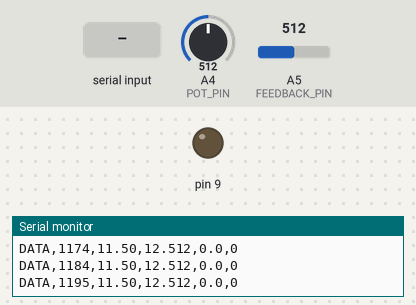
Bench run of a sketch on a simulated Arduino Uno, built with avr-gcc and run on an emulated ATmega328P. On the bench: output pins drawn as LEDs (lit = HIGH), the last lines printed to the serial monitor. Inputs (shaded band) come from the test bench; at power-on: A5 (FEEDBACK_PIN) = 512, A4 (POT_PIN) = 512.

Above: at 1.2 s.
1.3 s: A5 (FEEDBACK_PIN) set to 490
2.8 s: A4 (POT_PIN) set to 538
4.3 s: A4 (POT_PIN) set to 551
At 5.65 s:
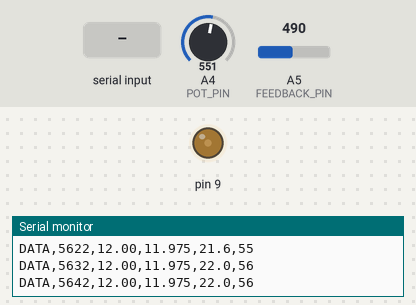
At 6.85 s:
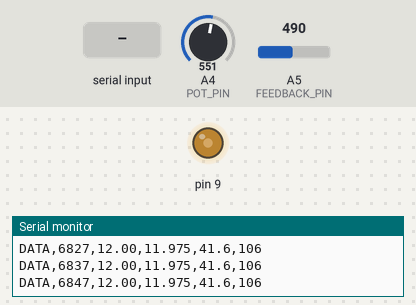
7.3 s: "RESET\n" received over Serial
13.3 s: A5 (FEEDBACK_PIN) set to 510
At 14.2 s:
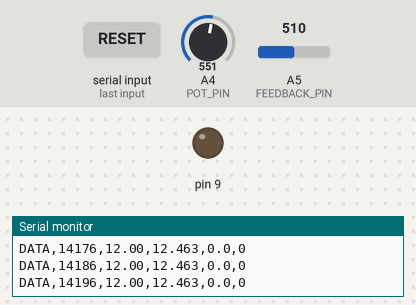
Timing chart, 0 to 16.0 s (numbered marks = the images above; inputs shaded):
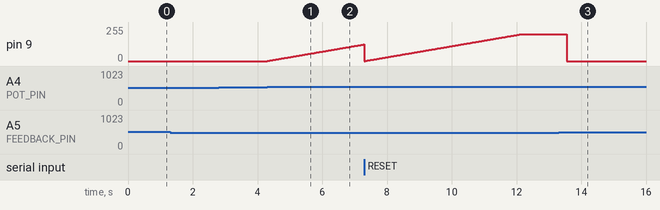

The sketch:

boost_controller_using_arduino_matlab.ino
```cpp
#include <avr/io.h>

// ---------- Settings that MATLAB can change ----------
float KP = 0.1;
float KI = 40.0;
float remoteTargetV = 12.0;
bool  remoteMode = false;

const float MIN_VREF = 5.0, MAX_VREF = 18.0;
const float TS = 0.001;                 // 1 ms control loop (now accurate)
const uint8_t MAX_DUTY = 200;

// ---------- Pins ----------
const int FEEDBACK_PIN = A5;
const int POT_PIN      = A4;
// PWM output is now D9 (OC1A)  <-- move your wire from D5 to D9

const float R_TOP = 40.0, R_BOT = 10.0;
const float VOLTAGE_MULTIPLIER = (R_TOP + R_BOT) / R_BOT;

// ---------- Controller state ----------
float error = 0, prev_error = 0, control_y = 0, prev_y = 0;
float lastTargetV = 0;
int   lastAdc = 0;

char serialBuffer[40];
byte serialIndex = 0;

void handleCommand(char *cmd) {
  if (strcmp(cmd, "RESET") == 0) {          // duty back to 0, clear PI memory
    control_y = 0; prev_y = 0; prev_error = 0;
    OCR1A = 0;
    Serial.println(F("ACK,RESET"));
    return;
  }
  char *eq = strchr(cmd, '=');
  if (eq == NULL) { Serial.println(F("ERROR,INVALID_COMMAND")); return; }
  *eq = '\0';
  float val = atof(eq + 1);

  if (strcmp(cmd, "VREF") == 0) {
    if (val >= MIN_VREF && val <= MAX_VREF) {
      remoteTargetV = val; remoteMode = true;
      Serial.print(F("ACK,VREF,")); Serial.println(val, 2);
    } else Serial.println(F("ERROR,VREF_OUT_OF_RANGE"));
  }
  else if (strcmp(cmd, "KP") == 0) {
    if (val >= 0 && val <= 5) { KP = val; Serial.print(F("ACK,KP,")); Serial.println(val, 4); }
    else Serial.println(F("ERROR,KP_OUT_OF_RANGE"));
  }
  else if (strcmp(cmd, "KI") == 0) {
    if (val >= 0 && val <= 500) { KI = val; Serial.print(F("ACK,KI,")); Serial.println(val, 4); }
    else Serial.println(F("ERROR,KI_OUT_OF_RANGE"));
  }
  else Serial.println(F("ERROR,INVALID_COMMAND"));
}

void processSerialCommands() {
  while (Serial.available() > 0) {
    char c = Serial.read();
    if (c == '\n' || c == '\r') {
      if (serialIndex == 0) continue;
      serialBuffer[serialIndex] = '\0';
      handleCommand(serialBuffer);
      serialIndex = 0;
    } else if (serialIndex < sizeof(serialBuffer) - 1) {
      serialBuffer[serialIndex++] = c;
    } else {
      serialIndex = 0;
    }
  }
}

void setup() {
  Serial.begin(115200);

  // Timer1, 8-bit fast PWM on D9, ~62.5 kHz (does NOT affect millis/micros)
  DDRB |= (1 << PB1);
  TCCR1A = (1 << COM1A1) | (1 << WGM10);
  TCCR1B = (1 << WGM12)  | (1 << CS10);
  OCR1A = 0;

  Serial.println(F("READY"));
}

void loop() {
  processSerialCommands();

  // ---- Control loop: every 1 ms ----
  static unsigned long lastCtl = 0;
  if (micros() - lastCtl >= 1000) {
    lastCtl += 1000;

    float target_vout;
    if (remoteMode) target_vout = remoteTargetV;
    else target_vout = map(analogRead(POT_PIN), 0, 1023, 50, 180) / 10.0;
    lastTargetV = target_vout;

    float target_adc = (target_vout / VOLTAGE_MULTIPLIER / 5.0) * 1023.0;
    lastAdc = analogRead(FEEDBACK_PIN);

    error = target_adc - (float)lastAdc;
    control_y = prev_y + KP * (error - prev_error) + KI * TS * error;

    if (control_y > MAX_DUTY) control_y = MAX_DUTY;
    else if (control_y < 0)   control_y = 0;

    OCR1A = (uint8_t)control_y;
    prev_error = error;
    prev_y = control_y;
  }

  // ---- Telemetry: every 50 ms, easy-to-parse CSV ----
  static unsigned long lastPrint = 0;
  if (millis() - lastPrint >= 10) {
    lastPrint = millis();
    float vout = (lastAdc / 1023.0) * 5.0 * VOLTAGE_MULTIPLIER;
    float duty = ((float)OCR1A / 255.0) * 100.0;
    Serial.print(F("DATA,"));
    Serial.print(millis());      Serial.print(',');
    Serial.print(lastTargetV, 2); Serial.print(',');
    Serial.print(vout, 3);       Serial.print(',');
    Serial.print(duty, 1);       Serial.print(',');
    Serial.println(OCR1A);
  }
}
```

Measured:
- the behaviour switches between 550 and 551 on A4 (POT_PIN) (found by bisection; images 0 and 1)
- after the input at 4.3 s, pin 9: moves from 0/255 to 125/255 over 3.0 s, starting at once
- after the input at 13.3 s, pin 9: 200/255 → 0/255 after 0.26 s
